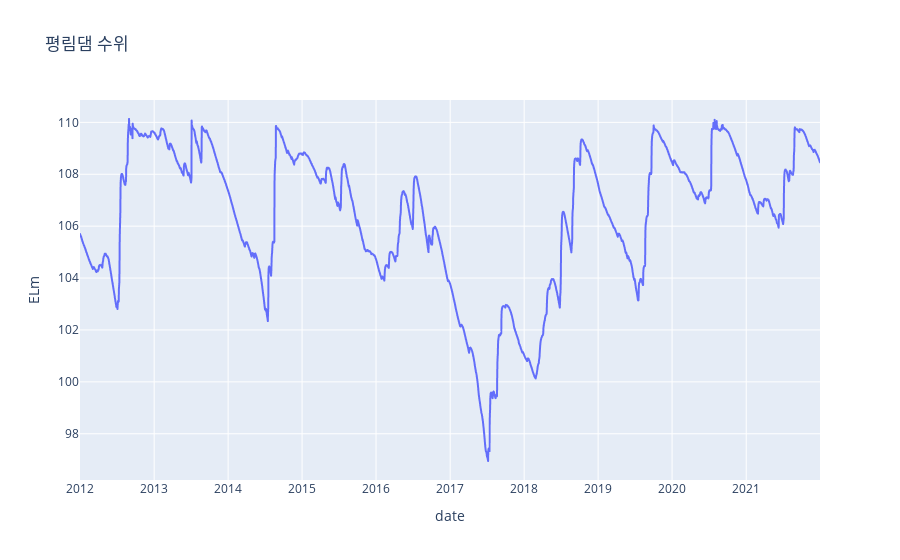

The notebook cell this image was saved under:
### Code cell
fig = px.line(df1, x="date", y="ELm", title='평림댐 수위')
fig.show()

### Figure 1 — Plotly figure (JSON) as saved in the notebook; plotly's stock layout.template omitted (floating-point values rounded to 4 significant figures; data arrays with more than 128 entries replaced by an {"elided": "..."} marker saying what was removed)
{"data": [{"hovertemplate": "date=%{x}<br>ELm=%{y}<extra></extra>", "legendgroup": "", "line": {"color": "#636efa", "dash": "solid"}, "marker": {"symbol": "circle"}, "mode": "lines", "name": "", "showlegend": false, "type": "scattergl", "x": {"elided": "3653 str values"}, "xaxis": "x", "y": {"elided": "3653 float values"}, "yaxis": "y"}], "layout": {"legend": {"tracegroupgap": 0}, "title": {"text": "평림댐 수위"}, "xaxis": {"anchor": "y", "domain": [0, 1], "title": {"text": "date"}}, "yaxis": {"anchor": "x", "domain": [0, 1], "title": {"text": "ELm"}}}}
